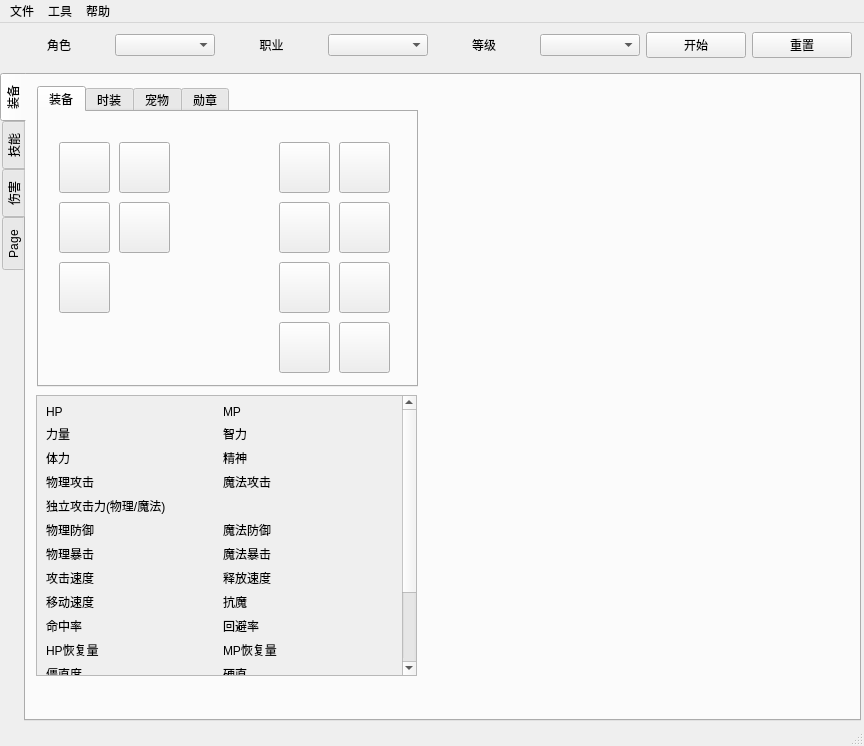
<?xml version="1.0" encoding="UTF-8"?>
<ui version="4.0">
 <class>MainWindow</class>
 <widget class="QMainWindow" name="MainWindow">
  <property name="geometry">
   <rect>
    <x>0</x>
    <y>0</y>
    <width>864</width>
    <height>746</height>
   </rect>
  </property>
  <property name="windowTitle">
   <string>DNF伤害模拟器V1.0  -  by skander820</string>
  </property>
  <widget class="QWidget" name="centralwidget">
   <widget class="QWidget" name="layoutWidget">
    <property name="geometry">
     <rect>
      <x>0</x>
      <y>0</y>
      <width>861</width>
      <height>698</height>
     </rect>
    </property>
    <layout class="QVBoxLayout" name="verticalLayout">
     <item>
      <widget class="QWidget" name="widget_character" native="true">
       <property name="minimumSize">
        <size>
         <width>859</width>
         <height>30</height>
        </size>
       </property>
       <layout class="QHBoxLayout" name="horizontalLayout_19">
        <item>
         <layout class="QHBoxLayout" name="horizontalLayout_15">
          <item>
           <widget class="QLabel" name="label_character">
            <property name="text">
             <string>角色</string>
            </property>
            <property name="alignment">
             <set>Qt::AlignCenter</set>
            </property>
           </widget>
          </item>
          <item>
           <widget class="QComboBox" name="cBox_character"/>
          </item>
         </layout>
        </item>
        <item>
         <layout class="QHBoxLayout" name="horizontalLayout_16">
          <item>
           <widget class="QLabel" name="label_profession">
            <property name="text">
             <string>职业</string>
            </property>
            <property name="alignment">
             <set>Qt::AlignCenter</set>
            </property>
           </widget>
          </item>
          <item>
           <widget class="QComboBox" name="cbox_profession"/>
          </item>
         </layout>
        </item>
        <item>
         <layout class="QHBoxLayout" name="horizontalLayout_17">
          <item>
           <widget class="QLabel" name="label_level">
            <property name="text">
             <string>等级</string>
            </property>
            <property name="alignment">
             <set>Qt::AlignCenter</set>
            </property>
           </widget>
          </item>
          <item>
           <widget class="QComboBox" name="cbox_level"/>
          </item>
         </layout>
        </item>
        <item>
         <layout class="QHBoxLayout" name="horizontalLayout_18">
          <item>
           <widget class="QPushButton" name="buttom_start">
            <property name="text">
             <string>开始</string>
            </property>
           </widget>
          </item>
          <item>
           <widget class="QPushButton" name="buttom_reset">
            <property name="text">
             <string>重置</string>
            </property>
           </widget>
          </item>
         </layout>
        </item>
       </layout>
      </widget>
     </item>
     <item>
      <widget class="QTabWidget" name="tabWidget_character">
       <property name="minimumSize">
        <size>
         <width>859</width>
         <height>637</height>
        </size>
       </property>
       <property name="tabPosition">
        <enum>QTabWidget::West</enum>
       </property>
       <property name="currentIndex">
        <number>0</number>
       </property>
       <widget class="QWidget" name="tabWidget_character_page_equipment">
        <property name="toolTipDuration">
         <number>1</number>
        </property>
        <attribute name="title">
         <string>装备</string>
        </attribute>
        <widget class="QTabWidget" name="tabWidget_equipment">
         <property name="geometry">
          <rect>
           <x>11</x>
           <y>11</y>
           <width>381</width>
           <height>301</height>
          </rect>
         </property>
         <property name="currentIndex">
          <number>0</number>
         </property>
         <widget class="QWidget" name="tabWidget_equipment_page_equipment">
          <attribute name="title">
           <string>装备</string>
          </attribute>
          <widget class="QPushButton" name="equipment_coat">
           <property name="geometry">
            <rect>
             <x>80</x>
             <y>30</y>
             <width>51</width>
             <height>51</height>
            </rect>
           </property>
           <attribute name="buttonGroup">
            <string notr="true">buttonGroup</string>
           </attribute>
          </widget>
          <widget class="QPushButton" name="equipment_earring">
           <property name="geometry">
            <rect>
             <x>240</x>
             <y>210</y>
             <width>51</width>
             <height>51</height>
            </rect>
           </property>
           <attribute name="buttonGroup">
            <string notr="true">buttonGroup</string>
           </attribute>
          </widget>
          <widget class="QPushButton" name="equipment_necklace">
           <property name="geometry">
            <rect>
             <x>300</x>
             <y>90</y>
             <width>51</width>
             <height>51</height>
            </rect>
           </property>
           <attribute name="buttonGroup">
            <string notr="true">buttonGroup</string>
           </attribute>
          </widget>
          <widget class="QPushButton" name="equipment_shoulder">
           <property name="geometry">
            <rect>
             <x>20</x>
             <y>30</y>
             <width>51</width>
             <height>51</height>
            </rect>
           </property>
           <attribute name="buttonGroup">
            <string notr="true">buttonGroup</string>
           </attribute>
          </widget>
          <widget class="QPushButton" name="equipment_belt">
           <property name="geometry">
            <rect>
             <x>80</x>
             <y>90</y>
             <width>51</width>
             <height>51</height>
            </rect>
           </property>
           <attribute name="buttonGroup">
            <string notr="true">buttonGroup</string>
           </attribute>
          </widget>
          <widget class="QPushButton" name="equipment_weapon">
           <property name="geometry">
            <rect>
             <x>240</x>
             <y>30</y>
             <width>51</width>
             <height>51</height>
            </rect>
           </property>
           <attribute name="buttonGroup">
            <string notr="true">buttonGroup</string>
           </attribute>
          </widget>
          <widget class="QPushButton" name="equipment_rings">
           <property name="geometry">
            <rect>
             <x>300</x>
             <y>150</y>
             <width>51</width>
             <height>51</height>
            </rect>
           </property>
           <attribute name="buttonGroup">
            <string notr="true">buttonGroup</string>
           </attribute>
          </widget>
          <widget class="QPushButton" name="equipment_pants">
           <property name="geometry">
            <rect>
             <x>20</x>
             <y>90</y>
             <width>51</width>
             <height>51</height>
            </rect>
           </property>
           <attribute name="buttonGroup">
            <string notr="true">buttonGroup</string>
           </attribute>
          </widget>
          <widget class="QPushButton" name="equipment_shoes">
           <property name="geometry">
            <rect>
             <x>20</x>
             <y>150</y>
             <width>51</width>
             <height>51</height>
            </rect>
           </property>
           <attribute name="buttonGroup">
            <string notr="true">buttonGroup</string>
           </attribute>
          </widget>
          <widget class="QPushButton" name="equipment_magicShone">
           <property name="geometry">
            <rect>
             <x>300</x>
             <y>210</y>
             <width>51</width>
             <height>51</height>
            </rect>
           </property>
           <attribute name="buttonGroup">
            <string notr="true">buttonGroup</string>
           </attribute>
          </widget>
          <widget class="QPushButton" name="equipment_aider">
           <property name="geometry">
            <rect>
             <x>240</x>
             <y>150</y>
             <width>51</width>
             <height>51</height>
            </rect>
           </property>
           <attribute name="buttonGroup">
            <string notr="true">buttonGroup</string>
           </attribute>
          </widget>
          <widget class="QPushButton" name="equipment_bracelet">
           <property name="geometry">
            <rect>
             <x>240</x>
             <y>90</y>
             <width>51</width>
             <height>51</height>
            </rect>
           </property>
           <attribute name="buttonGroup">
            <string notr="true">buttonGroup</string>
           </attribute>
          </widget>
          <widget class="QPushButton" name="equipment_title">
           <property name="geometry">
            <rect>
             <x>300</x>
             <y>30</y>
             <width>51</width>
             <height>51</height>
            </rect>
           </property>
           <attribute name="buttonGroup">
            <string notr="true">buttonGroup</string>
           </attribute>
          </widget>
         </widget>
         <widget class="QWidget" name="tabWidget_equipment_page_fashion">
          <attribute name="title">
           <string>时装</string>
          </attribute>
          <widget class="QPushButton" name="pushButton_16">
           <property name="geometry">
            <rect>
             <x>160</x>
             <y>40</y>
             <width>51</width>
             <height>51</height>
            </rect>
           </property>
           <property name="text">
            <string/>
           </property>
          </widget>
          <widget class="QPushButton" name="pushButton_17">
           <property name="geometry">
            <rect>
             <x>220</x>
             <y>40</y>
             <width>51</width>
             <height>51</height>
            </rect>
           </property>
           <property name="text">
            <string/>
           </property>
          </widget>
          <widget class="QPushButton" name="pushButton_18">
           <property name="geometry">
            <rect>
             <x>280</x>
             <y>40</y>
             <width>51</width>
             <height>51</height>
            </rect>
           </property>
           <property name="text">
            <string/>
           </property>
          </widget>
          <widget class="QPushButton" name="pushButton_19">
           <property name="geometry">
            <rect>
             <x>160</x>
             <y>100</y>
             <width>51</width>
             <height>51</height>
            </rect>
           </property>
           <property name="text">
            <string/>
           </property>
          </widget>
          <widget class="QPushButton" name="pushButton_20">
           <property name="geometry">
            <rect>
             <x>220</x>
             <y>100</y>
             <width>51</width>
             <height>51</height>
            </rect>
           </property>
           <property name="text">
            <string/>
           </property>
          </widget>
          <widget class="QPushButton" name="pushButton_21">
           <property name="geometry">
            <rect>
             <x>280</x>
             <y>100</y>
             <width>51</width>
             <height>51</height>
            </rect>
           </property>
           <property name="text">
            <string/>
           </property>
          </widget>
          <widget class="QPushButton" name="pushButton_22">
           <property name="geometry">
            <rect>
             <x>160</x>
             <y>160</y>
             <width>51</width>
             <height>51</height>
            </rect>
           </property>
           <property name="text">
            <string/>
           </property>
          </widget>
          <widget class="QPushButton" name="pushButton_23">
           <property name="geometry">
            <rect>
             <x>220</x>
             <y>160</y>
             <width>51</width>
             <height>51</height>
            </rect>
           </property>
           <property name="text">
            <string/>
           </property>
          </widget>
          <widget class="QPushButton" name="pushButton_24">
           <property name="geometry">
            <rect>
             <x>280</x>
             <y>160</y>
             <width>51</width>
             <height>51</height>
            </rect>
           </property>
           <property name="text">
            <string/>
           </property>
          </widget>
          <widget class="QPushButton" name="fashion_halo">
           <property name="geometry">
            <rect>
             <x>90</x>
             <y>100</y>
             <width>51</width>
             <height>51</height>
            </rect>
           </property>
           <property name="text">
            <string/>
           </property>
          </widget>
          <widget class="QPushButton" name="fashion_weapon">
           <property name="geometry">
            <rect>
             <x>90</x>
             <y>40</y>
             <width>51</width>
             <height>51</height>
            </rect>
           </property>
           <property name="text">
            <string/>
           </property>
          </widget>
         </widget>
         <widget class="QWidget" name="tabWidget_equipment_tab_pet">
          <attribute name="title">
           <string>宠物</string>
          </attribute>
          <widget class="QPushButton" name="pet_pet">
           <property name="geometry">
            <rect>
             <x>70</x>
             <y>30</y>
             <width>51</width>
             <height>51</height>
            </rect>
           </property>
           <property name="text">
            <string/>
           </property>
          </widget>
          <widget class="QPushButton" name="pet_red">
           <property name="geometry">
            <rect>
             <x>250</x>
             <y>30</y>
             <width>51</width>
             <height>51</height>
            </rect>
           </property>
           <property name="text">
            <string/>
           </property>
          </widget>
          <widget class="QPushButton" name="pet_green">
           <property name="geometry">
            <rect>
             <x>250</x>
             <y>90</y>
             <width>51</width>
             <height>51</height>
            </rect>
           </property>
           <property name="text">
            <string/>
           </property>
          </widget>
          <widget class="QPushButton" name="pet_blue">
           <property name="geometry">
            <rect>
             <x>250</x>
             <y>150</y>
             <width>51</width>
             <height>51</height>
            </rect>
           </property>
           <property name="text">
            <string/>
           </property>
          </widget>
         </widget>
         <widget class="QWidget" name="tabWidget_equipment_tab_medel">
          <attribute name="title">
           <string>勋章</string>
          </attribute>
          <widget class="QPushButton" name="medel_medel">
           <property name="geometry">
            <rect>
             <x>160</x>
             <y>90</y>
             <width>51</width>
             <height>51</height>
            </rect>
           </property>
           <property name="text">
            <string/>
           </property>
          </widget>
          <widget class="QPushButton" name="medel_TopRight">
           <property name="geometry">
            <rect>
             <x>240</x>
             <y>30</y>
             <width>51</width>
             <height>51</height>
            </rect>
           </property>
           <property name="text">
            <string/>
           </property>
          </widget>
          <widget class="QPushButton" name="medel_BottomRight">
           <property name="geometry">
            <rect>
             <x>240</x>
             <y>150</y>
             <width>51</width>
             <height>51</height>
            </rect>
           </property>
           <property name="text">
            <string/>
           </property>
          </widget>
          <widget class="QPushButton" name="medel_BottomLeft">
           <property name="geometry">
            <rect>
             <x>80</x>
             <y>150</y>
             <width>51</width>
             <height>51</height>
            </rect>
           </property>
           <property name="text">
            <string/>
           </property>
          </widget>
          <widget class="QPushButton" name="medel_TopLeft">
           <property name="geometry">
            <rect>
             <x>80</x>
             <y>30</y>
             <width>51</width>
             <height>51</height>
            </rect>
           </property>
           <property name="text">
            <string/>
           </property>
          </widget>
         </widget>
        </widget>
        <widget class="QScrollArea" name="scrollArea">
         <property name="geometry">
          <rect>
           <x>10</x>
           <y>320</y>
           <width>381</width>
           <height>281</height>
          </rect>
         </property>
         <property name="widgetResizable">
          <bool>true</bool>
         </property>
         <widget class="QWidget" name="scrollAreaWidgetContents">
          <property name="geometry">
           <rect>
            <x>0</x>
            <y>-136</y>
            <width>358</width>
            <height>415</height>
           </rect>
          </property>
          <layout class="QGridLayout" name="gridLayout">
           <item row="8" column="0">
            <layout class="QHBoxLayout" name="horizontalLayout_21">
             <item>
              <widget class="QLabel" name="label_27">
               <property name="text">
                <string>移动速度</string>
               </property>
              </widget>
             </item>
             <item>
              <widget class="QLabel" name="label_28">
               <property name="text">
                <string/>
               </property>
              </widget>
             </item>
            </layout>
           </item>
           <item row="6" column="0">
            <layout class="QHBoxLayout" name="horizontalLayout">
             <item>
              <widget class="QLabel" name="label">
               <property name="text">
                <string>物理暴击</string>
               </property>
              </widget>
             </item>
             <item>
              <widget class="QLabel" name="label_2">
               <property name="text">
                <string/>
               </property>
              </widget>
             </item>
            </layout>
           </item>
           <item row="12" column="0">
            <layout class="QHBoxLayout" name="horizontalLayout_25">
             <item>
              <widget class="QLabel" name="label_35">
               <property name="text">
                <string>火属性强化</string>
               </property>
              </widget>
             </item>
             <item>
              <widget class="QLabel" name="label_36">
               <property name="text">
                <string/>
               </property>
              </widget>
             </item>
            </layout>
           </item>
           <item row="12" column="1">
            <layout class="QHBoxLayout" name="horizontalLayout_28">
             <item>
              <widget class="QLabel" name="label_41">
               <property name="text">
                <string>火属性抗性</string>
               </property>
              </widget>
             </item>
             <item>
              <widget class="QLabel" name="label_42">
               <property name="text">
                <string/>
               </property>
              </widget>
             </item>
            </layout>
           </item>
           <item row="7" column="0">
            <layout class="QHBoxLayout" name="horizontalLayout_4">
             <item>
              <widget class="QLabel" name="label_7">
               <property name="text">
                <string>攻击速度</string>
               </property>
              </widget>
             </item>
             <item>
              <widget class="QLabel" name="label_8">
               <property name="text">
                <string/>
               </property>
              </widget>
             </item>
            </layout>
           </item>
           <item row="14" column="0">
            <layout class="QHBoxLayout" name="horizontalLayout_24">
             <item>
              <widget class="QLabel" name="label_33">
               <property name="text">
                <string>TextLabel</string>
               </property>
              </widget>
             </item>
             <item>
              <widget class="QLabel" name="label_34">
               <property name="text">
                <string>TextLabel</string>
               </property>
              </widget>
             </item>
            </layout>
           </item>
           <item row="14" column="1">
            <layout class="QHBoxLayout" name="horizontalLayout_34">
             <item>
              <widget class="QLabel" name="label_53">
               <property name="text">
                <string>TextLabel</string>
               </property>
              </widget>
             </item>
             <item>
              <widget class="QLabel" name="label_54">
               <property name="text">
                <string>TextLabel</string>
               </property>
              </widget>
             </item>
            </layout>
           </item>
           <item row="11" column="0">
            <layout class="QHBoxLayout" name="horizontalLayout_27">
             <item>
              <widget class="QLabel" name="label_39">
               <property name="text">
                <string>僵直度</string>
               </property>
              </widget>
             </item>
             <item>
              <widget class="QLabel" name="label_40">
               <property name="text">
                <string/>
               </property>
              </widget>
             </item>
            </layout>
           </item>
           <item row="5" column="1">
            <layout class="QHBoxLayout" name="horizontalLayout_2">
             <item>
              <widget class="QLabel" name="label_3">
               <property name="text">
                <string>魔法防御</string>
               </property>
              </widget>
             </item>
             <item>
              <widget class="QLabel" name="label_4">
               <property name="text">
                <string/>
               </property>
              </widget>
             </item>
            </layout>
           </item>
           <item row="10" column="1">
            <layout class="QHBoxLayout" name="horizontalLayout_32">
             <item>
              <widget class="QLabel" name="label_49">
               <property name="text">
                <string>MP恢复量</string>
               </property>
              </widget>
             </item>
             <item>
              <widget class="QLabel" name="label_50">
               <property name="text">
                <string/>
               </property>
              </widget>
             </item>
            </layout>
           </item>
           <item row="13" column="0">
            <layout class="QHBoxLayout" name="horizontalLayout_23">
             <item>
              <widget class="QLabel" name="label_31">
               <property name="text">
                <string>冰属性强化</string>
               </property>
              </widget>
             </item>
             <item>
              <widget class="QLabel" name="label_32">
               <property name="text">
                <string/>
               </property>
              </widget>
             </item>
            </layout>
           </item>
           <item row="8" column="1">
            <layout class="QHBoxLayout" name="horizontalLayout_22">
             <item>
              <widget class="QLabel" name="label_29">
               <property name="text">
                <string>抗魔</string>
               </property>
              </widget>
             </item>
             <item>
              <widget class="QLabel" name="label_30">
               <property name="text">
                <string/>
               </property>
              </widget>
             </item>
            </layout>
           </item>
           <item row="10" column="0">
            <layout class="QHBoxLayout" name="horizontalLayout_29">
             <item>
              <widget class="QLabel" name="label_43">
               <property name="text">
                <string>HP恢复量</string>
               </property>
              </widget>
             </item>
             <item>
              <widget class="QLabel" name="label_44">
               <property name="text">
                <string/>
               </property>
              </widget>
             </item>
            </layout>
           </item>
           <item row="7" column="1">
            <layout class="QHBoxLayout" name="horizontalLayout_20">
             <item>
              <widget class="QLabel" name="label_15">
               <property name="text">
                <string>释放速度</string>
               </property>
              </widget>
             </item>
             <item>
              <widget class="QLabel" name="label_16">
               <property name="text">
                <string/>
               </property>
              </widget>
             </item>
            </layout>
           </item>
           <item row="9" column="0">
            <layout class="QHBoxLayout" name="horizontalLayout_31">
             <item>
              <widget class="QLabel" name="label_47">
               <property name="text">
                <string>命中率</string>
               </property>
              </widget>
             </item>
             <item>
              <widget class="QLabel" name="label_48">
               <property name="text">
                <string/>
               </property>
              </widget>
             </item>
            </layout>
           </item>
           <item row="9" column="1">
            <layout class="QHBoxLayout" name="horizontalLayout_33">
             <item>
              <widget class="QLabel" name="label_51">
               <property name="text">
                <string>回避率</string>
               </property>
              </widget>
             </item>
             <item>
              <widget class="QLabel" name="label_52">
               <property name="text">
                <string/>
               </property>
              </widget>
             </item>
            </layout>
           </item>
           <item row="13" column="1">
            <layout class="QHBoxLayout" name="horizontalLayout_26">
             <item>
              <widget class="QLabel" name="label_37">
               <property name="text">
                <string>冰属性抗性</string>
               </property>
              </widget>
             </item>
             <item>
              <widget class="QLabel" name="label_38">
               <property name="text">
                <string/>
               </property>
              </widget>
             </item>
            </layout>
           </item>
           <item row="6" column="1">
            <layout class="QHBoxLayout" name="horizontalLayout_13">
             <item>
              <widget class="QLabel" name="label_25">
               <property name="text">
                <string>魔法暴击</string>
               </property>
              </widget>
             </item>
             <item>
              <widget class="QLabel" name="label_26">
               <property name="text">
                <string/>
               </property>
              </widget>
             </item>
            </layout>
           </item>
           <item row="11" column="1">
            <layout class="QHBoxLayout" name="horizontalLayout_30">
             <item>
              <widget class="QLabel" name="label_45">
               <property name="text">
                <string>硬直</string>
               </property>
              </widget>
             </item>
             <item>
              <widget class="QLabel" name="label_46">
               <property name="text">
                <string/>
               </property>
              </widget>
             </item>
            </layout>
           </item>
           <item row="4" column="0" colspan="2">
            <layout class="QHBoxLayout" name="horizontalLayout_11">
             <item>
              <widget class="QLabel" name="label_21">
               <property name="text">
                <string>独立攻击力(物理/魔法)</string>
               </property>
              </widget>
             </item>
             <item>
              <widget class="QLabel" name="label_22">
               <property name="text">
                <string/>
               </property>
              </widget>
             </item>
            </layout>
           </item>
           <item row="1" column="0">
            <layout class="QHBoxLayout" name="horizontalLayout_9">
             <item>
              <widget class="QLabel" name="label_17">
               <property name="text">
                <string>力量</string>
               </property>
              </widget>
             </item>
             <item>
              <widget class="QLabel" name="label_18">
               <property name="text">
                <string/>
               </property>
              </widget>
             </item>
            </layout>
           </item>
           <item row="1" column="1">
            <layout class="QHBoxLayout" name="horizontalLayout_7">
             <item>
              <widget class="QLabel" name="label_13">
               <property name="text">
                <string>智力</string>
               </property>
              </widget>
             </item>
             <item>
              <widget class="QLabel" name="label_14">
               <property name="text">
                <string/>
               </property>
              </widget>
             </item>
            </layout>
           </item>
           <item row="0" column="1">
            <layout class="QHBoxLayout" name="horizontalLayout_8">
             <item>
              <widget class="QLabel" name="label_attribute_mp">
               <property name="text">
                <string>MP</string>
               </property>
              </widget>
             </item>
             <item>
              <widget class="QLabel" name="attribute_mp">
               <property name="text">
                <string/>
               </property>
              </widget>
             </item>
            </layout>
           </item>
           <item row="2" column="1">
            <layout class="QHBoxLayout" name="horizontalLayout_5">
             <item>
              <widget class="QLabel" name="label_9">
               <property name="text">
                <string>精神</string>
               </property>
              </widget>
             </item>
             <item>
              <widget class="QLabel" name="label_10">
               <property name="text">
                <string/>
               </property>
              </widget>
             </item>
            </layout>
           </item>
           <item row="3" column="0">
            <layout class="QHBoxLayout" name="horizontalLayout_3">
             <property name="spacing">
              <number>7</number>
             </property>
             <item>
              <widget class="QLabel" name="label_5">
               <property name="text">
                <string>物理攻击</string>
               </property>
              </widget>
             </item>
             <item>
              <widget class="QLabel" name="label_6">
               <property name="text">
                <string/>
               </property>
              </widget>
             </item>
            </layout>
           </item>
           <item row="3" column="1">
            <layout class="QHBoxLayout" name="horizontalLayout_10">
             <item>
              <widget class="QLabel" name="label_19">
               <property name="text">
                <string>魔法攻击</string>
               </property>
              </widget>
             </item>
             <item>
              <widget class="QLabel" name="label_20">
               <property name="text">
                <string/>
               </property>
              </widget>
             </item>
            </layout>
           </item>
           <item row="0" column="0">
            <layout class="QHBoxLayout" name="horizontalLayout_14">
             <item>
              <widget class="QLabel" name="label_attribute_hp">
               <property name="text">
                <string>HP</string>
               </property>
              </widget>
             </item>
             <item>
              <widget class="QLabel" name="attribute_hp">
               <property name="text">
                <string/>
               </property>
              </widget>
             </item>
            </layout>
           </item>
           <item row="5" column="0">
            <layout class="QHBoxLayout" name="horizontalLayout_12">
             <item>
              <widget class="QLabel" name="label_23">
               <property name="text">
                <string>物理防御</string>
               </property>
              </widget>
             </item>
             <item>
              <widget class="QLabel" name="label_24">
               <property name="text">
                <string/>
               </property>
              </widget>
             </item>
            </layout>
           </item>
           <item row="2" column="0">
            <layout class="QHBoxLayout" name="horizontalLayout_6">
             <item>
              <widget class="QLabel" name="label_11">
               <property name="text">
                <string>体力</string>
               </property>
              </widget>
             </item>
             <item>
              <widget class="QLabel" name="label_12">
               <property name="text">
                <string/>
               </property>
              </widget>
             </item>
            </layout>
           </item>
           <item row="15" column="1">
            <layout class="QHBoxLayout" name="horizontalLayout_35">
             <item>
              <widget class="QLabel" name="label_55">
               <property name="text">
                <string>TextLabel</string>
               </property>
              </widget>
             </item>
             <item>
              <widget class="QLabel" name="label_56">
               <property name="text">
                <string>TextLabel</string>
               </property>
              </widget>
             </item>
            </layout>
           </item>
          </layout>
         </widget>
        </widget>
       </widget>
       <widget class="QWidget" name="tabWidget_character_page_skill">
        <attribute name="title">
         <string>技能</string>
        </attribute>
       </widget>
       <widget class="QWidget" name="tabWidget_character_page_damage">
        <attribute name="title">
         <string>伤害</string>
        </attribute>
       </widget>
       <widget class="QWidget" name="tab_4">
        <attribute name="title">
         <string>Page</string>
        </attribute>
       </widget>
      </widget>
     </item>
    </layout>
   </widget>
   <zorder>layoutWidget</zorder>
   <zorder>tabWidget_character</zorder>
  </widget>
  <widget class="QMenuBar" name="menubar">
   <property name="geometry">
    <rect>
     <x>0</x>
     <y>0</y>
     <width>864</width>
     <height>26</height>
    </rect>
   </property>
   <widget class="QMenu" name="menu">
    <property name="title">
     <string>文件</string>
    </property>
    <addaction name="action_open"/>
    <addaction name="separator"/>
    <addaction name="action_save"/>
    <addaction name="action_save_as"/>
    <addaction name="separator"/>
    <addaction name="actionquit"/>
   </widget>
   <widget class="QMenu" name="menu_2">
    <property name="title">
     <string>工具</string>
    </property>
    <addaction name="actionhelp"/>
   </widget>
   <widget class="QMenu" name="menu_3">
    <property name="title">
     <string>帮助</string>
    </property>
    <addaction name="actionhelo"/>
   </widget>
   <addaction name="menu"/>
   <addaction name="menu_2"/>
   <addaction name="menu_3"/>
  </widget>
  <widget class="QStatusBar" name="statusbar"/>
  <action name="action_open">
   <property name="text">
    <string>打开</string>
   </property>
  </action>
  <action name="action_save">
   <property name="text">
    <string>保存</string>
   </property>
  </action>
  <action name="action_save_as">
   <property name="text">
    <string>另存为</string>
   </property>
  </action>
  <action name="actionquit">
   <property name="text">
    <string>quit</string>
   </property>
  </action>
  <action name="actionhelp">
   <property name="text">
    <string>help</string>
   </property>
  </action>
  <action name="actionhelo">
   <property name="text">
    <string>help</string>
   </property>
  </action>
 </widget>
 <resources/>
 <connections/>
 <buttongroups>
  <buttongroup name="buttonGroup"/>
 </buttongroups>
</ui>
